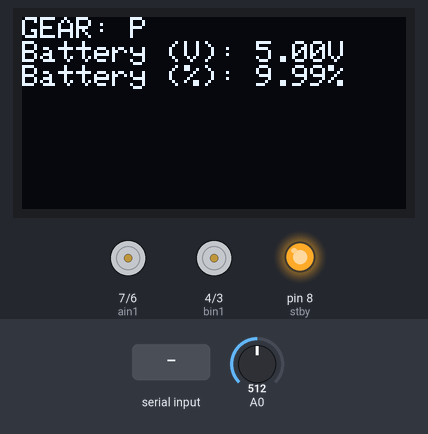
A sketch run on a simulated Arduino Uno, built with avr-gcc and run on an emulated ATmega328P. On the bench: 128×64 one-colour display, motor-driver pin pairs drawn as motors (green arrow = first pin HIGH = forward, orange = second pin HIGH = backward, longer = more drive, scaled by the enable pin, stopped while the standby pin is LOW), output pins drawn as LEDs (lit = HIGH). The inputs (shaded band) are chosen by the test bench; at power-on: A0 = 512. What the sketch prints to the serial monitor is not drawn.

Above: at 1.2 s.
1.3 s: "F" received over the second serial link
At 1.8 s:
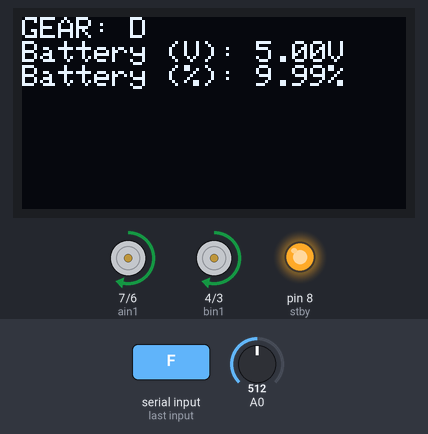
2.8 s: "R" received over the second serial link
At 3.9 s:
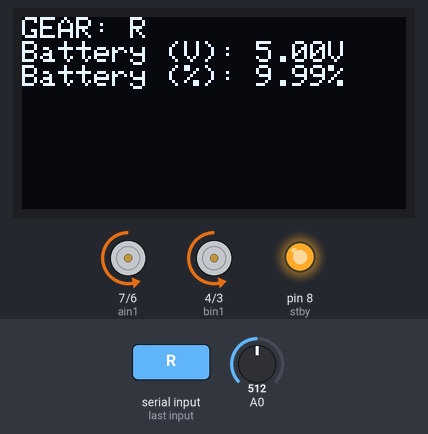
4.3 s: A0 set to 716
At 5.4 s:
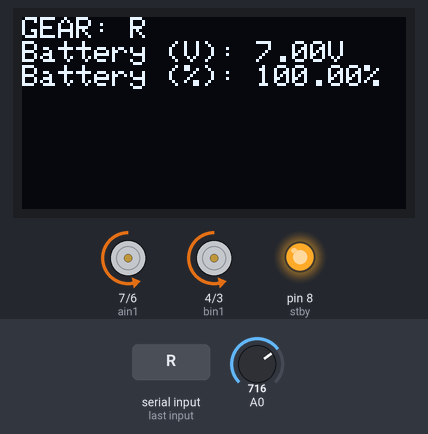
5.9 s: "S" received over the second serial link
At 7.0 s:
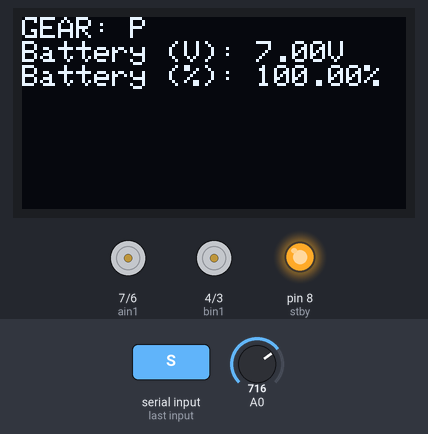
7.4 s: A0 set to 900
At 8.0 s:
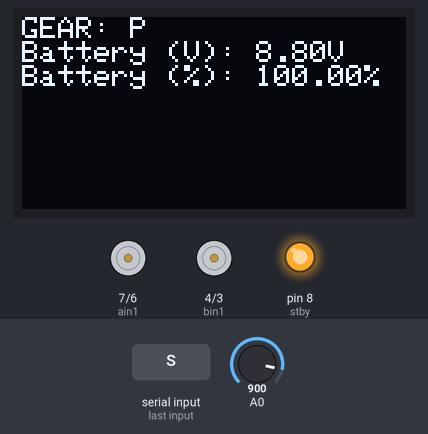
9.1 s: A0 set to 1023
At 10.3 s:
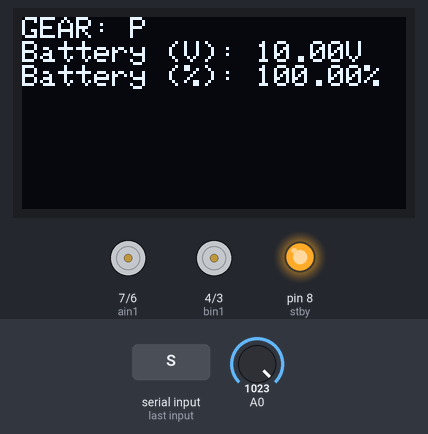
Timing chart, 0 to 11.8 s (numbered marks = the images above; inputs shaded):
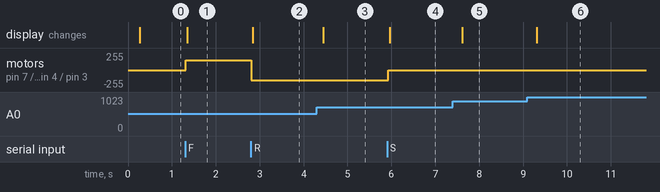

Measured:
- after the input at 1.3 s, motor on pin 7 (ain1) / pin 6 (ain2), motor on pin 4 (bin1) / pin 3 (bin2): stopped → forward 150/255 at once; the display: changes after 0.05 s (image 1)
- after the input at 2.8 s, motor on pin 7 (ain1) / pin 6 (ain2), motor on pin 4 (bin1) / pin 3 (bin2): forward 150/255 → backward 150/255 at once; the display: changes at once (image 2)
- after the input at 4.3 s, the display: changes after 0.15 s (image 3)
- after the input at 5.9 s, motor on pin 7 (ain1) / pin 6 (ain2), motor on pin 4 (bin1) / pin 3 (bin2): backward 150/255 → stopped at once; the display: changes after 0.06 s (image 4)
- after the input at 7.4 s, the display: changes after 0.22 s (image 5)
- after the input at 9.1 s, the display: changes after 0.21 s (image 6)

The sketch:

ESP32-WiFi-Controlled-2WD-Rover.ino
```cpp
#include "app_logic.h"

void setup() {
  App_Init();
}

void loop() {
  App_Logic();
}
//
```

app_logic.cpp
```cpp
//app_logic.cpp

#include <Arduino.h>
#include <SoftwareSerial.h>
#include "app_logic.h"
#include "motor_driver.h"
#include "OLED_driver.h"

static unsigned long currentTime = 0;
static unsigned long lastTime = 0;
static int systemMode = 0;
static float vBattery = 0;
static float vOut = 0;
static float raw = 0;
static long sum = 0;
static float percent = 0;
SoftwareSerial espSerial(12, 11);

void App_Init(){
  OLED_Init();
  Motor_Init();
  Serial.begin(9600);
  espSerial.begin(9600);
}

static void App_ReadBatteryV(){
  sum = 0;
  for(int i = 0; i < 20; i++){
  sum += analogRead(A0);
  }
  raw = sum / 20.0;
  vOut = raw * (5.0 / 1023.0);
  vBattery = vOut * 2.0;
}

static void App_ReadBatteryPercent(){
  float lowV = 4.8;
  float highV = 6.85;
  percent = ((vBattery - lowV) / (highV - lowV)) * 100.0;
  if (percent > 100) {percent = 100;}
  if (percent < 0) {percent = 0;}
}

void App_Logic(){
  currentTime = millis();
  OLED_Clear();
  OLED_SetText(1);
  OLED_SetPosition(0, 0);
  OLED_PrintText("GEAR: ");
  if (espSerial.available()){
    char cmd = espSerial.read();
    Serial.print(cmd);
    if (cmd == 'F'){
      systemMode = 1;
    }
    else if (cmd == 'R'){
      systemMode = 2;
    }
    else if (cmd == 'S'){
      systemMode = 0;
    }
  }
  Serial.println(systemMode);

  switch (systemMode) {
    case 0: {
      OLED_PrintText("P");
      Motor_SetGear(STOPPED);
      break;
    }
    case 1: {
      OLED_PrintText("D");
      Motor_SetGear(FORWARD);
      Motor_SetPWMA(150);
      Motor_SetPWMB(150);
      break;
    }
    case 2: {
      OLED_PrintText("R");
      Motor_SetGear(REVERSE);
      Motor_SetPWMA(150);
      Motor_SetPWMB(150);
      break;
    }
  }
  Motor_Update();
  if (currentTime - lastTime >= 200){
    App_ReadBatteryV();
    App_ReadBatteryPercent();
    App_SendTelemetry();
    lastTime = currentTime;
  }
  OLED_PrintText("\nBattery (V): ");
  OLED_PrintNum(vBattery);
  OLED_PrintText("V");
  OLED_PrintText("\nBattery (%): ");
  OLED_PrintNum(percent);
  OLED_PrintText("%");
  OLED_Update();
}

void App_SendTelemetry(){
  char gearChar = 'P';

  if (systemMode == 1){gearChar = 'D';}
  else if (systemMode == 2){gearChar = 'R';}

  espSerial.print("T,");
  espSerial.print(vBattery, 2);
  espSerial.print(",");
  espSerial.print(percent, 1);
  espSerial.print(",");
  espSerial.println(gearChar);
}
//
```

app_logic.h
```cpp
//app_logic.h

#ifndef APP_LOGIC_H
#define APP_LOGIC_H

void App_Init();
void App_Logic();
void App_SendTelemetry();

#endif
//
```

OLED_driver.cpp
```cpp
//OLED_driver.cpp
#include "OLED_driver.h"

#include <Wire.h>
#include <Arduino.h>
#include <Adafruit_GFX.h>
#include <Adafruit_SSD1306.h>

#define SCREEN_WIDTH 128
#define SCREEN_HEIGHT 64

#define OLED_RESET -1
static Adafruit_SSD1306 display(SCREEN_WIDTH, SCREEN_HEIGHT, &Wire, OLED_RESET);

void OLED_Init(){
  if (!display.begin(SSD1306_SWITCHCAPVCC, 0x3c)){
    Serial.println("OLED NOT FOUND");
    while(true);
  }
}

void OLED_Clear(){
  display.clearDisplay();
}

void OLED_SetText(int value){
  display.setTextSize(value);
  display.setTextColor(SSD1306_WHITE);
}

void OLED_SetPosition(int x, int y){
  display.setCursor(x, y);
}

void OLED_PrintText(const char* text){
  display.print(text);
}

void OLED_PrintNum(float value){
  display.print(value, 2);
}

void OLED_Update(){
  display.display();
}
//
```

OLED_driver.h
```cpp
//OLED_driver.h

#ifndef OLED_DRIVER_H
#define OLED_DRIVER_H

void OLED_Init();
void OLED_Clear();
void OLED_SetText(int value);
void OLED_SetPosition(int x, int y);
void OLED_PrintText(const char* text);
void OLED_PrintNum(float value);
void OLED_Update();

#endif
//
```

motor_driver.cpp
```cpp
//motor_driver.cpp
#include "motor_driver.h"
#include <Arduino.h>

static int motorSpeedA = 0;
static int motorSpeedB = 0;

static const int pwma = 9;
static const int ain1 = 7;
static const int ain2 = 6;
static const int bin1 = 4;
static const int bin2 = 3;
static const int pwmb = 10;
static const int stby = 8;

void Motor_Init(){
  pinMode(ain1, OUTPUT);
  pinMode(ain2, OUTPUT);
  pinMode(bin1, OUTPUT);
  pinMode(bin2, OUTPUT);
  pinMode(pwma, OUTPUT);
  pinMode(pwmb, OUTPUT);
  pinMode(stby, OUTPUT);

  digitalWrite(stby, HIGH);
}

void Motor_SetPWMA(int value){
  motorSpeedA = value;
}

void Motor_SetPWMB(int value){
  motorSpeedB = value;
}

void Motor_SetGear(DriveMode mode){
  switch(mode){
    case FORWARD: {
      digitalWrite(ain1, HIGH);
      digitalWrite(ain2, LOW);
      digitalWrite(bin1, HIGH);
      digitalWrite(bin2, LOW);
      break;
    }
    case REVERSE: {
      digitalWrite(ain1, LOW);
      digitalWrite(ain2, HIGH);
      digitalWrite(bin1, LOW);
      digitalWrite(bin2, HIGH);
      break;
    }
    case STOPPED: {
      digitalWrite(ain1, LOW);
      digitalWrite(ain2, LOW);
      digitalWrite(bin1, LOW);
      digitalWrite(bin2, LOW);
      Motor_SetPWMB(0);
      Motor_SetPWMA(0);
      break;
    }
  }
}

void Motor_Update(){
  analogWrite(pwma, motorSpeedA);
  analogWrite(pwmb, motorSpeedB);
}
//
```

motor_driver.h
```cpp
//motor_driver.h

#ifndef MOTOR_DRIVER_H
#define MOTOR_DRIVER_H

enum DriveMode {
  FORWARD,
  REVERSE,
  STOPPED
};

void Motor_Init();
void Motor_SetPWMA(int value);
void Motor_SetPWMB(int value);
void Motor_SetGear(DriveMode mode);
void Motor_Update();

#endif
//
```
